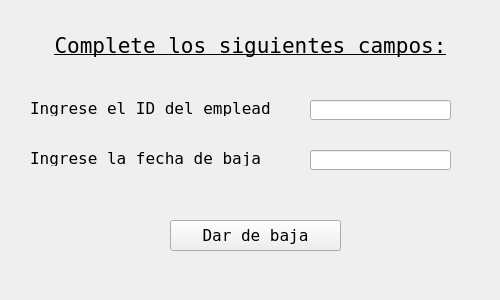
<?xml version="1.0" encoding="UTF-8"?>
<ui version="4.0">
 <class>baja_window</class>
 <widget class="QMainWindow" name="baja_window">
  <property name="geometry">
   <rect>
    <x>0</x>
    <y>0</y>
    <width>500</width>
    <height>300</height>
   </rect>
  </property>
  <property name="minimumSize">
   <size>
    <width>500</width>
    <height>300</height>
   </size>
  </property>
  <property name="maximumSize">
   <size>
    <width>500</width>
    <height>300</height>
   </size>
  </property>
  <property name="font">
   <font>
    <family>Fixedsys</family>
    <pointsize>12</pointsize>
   </font>
  </property>
  <property name="windowTitle">
   <string>BD Empleados v2.0</string>
  </property>
  <widget class="QWidget" name="centralwidget">
   <widget class="QLabel" name="baja_main_title">
    <property name="geometry">
     <rect>
      <x>0</x>
      <y>30</y>
      <width>501</width>
      <height>31</height>
     </rect>
    </property>
    <property name="font">
     <font>
      <family>Fixedsys</family>
      <pointsize>16</pointsize>
      <weight>50</weight>
      <italic>false</italic>
      <bold>false</bold>
      <underline>true</underline>
     </font>
    </property>
    <property name="text">
     <string>Complete los siguientes campos:</string>
    </property>
    <property name="textFormat">
     <enum>Qt::AutoText</enum>
    </property>
    <property name="alignment">
     <set>Qt::AlignCenter</set>
    </property>
   </widget>
   <widget class="QLabel" name="idempleado_label">
    <property name="geometry">
     <rect>
      <x>30</x>
      <y>100</y>
      <width>241</width>
      <height>16</height>
     </rect>
    </property>
    <property name="font">
     <font>
      <family>Fixedsys</family>
     </font>
    </property>
    <property name="text">
     <string>Ingrese el ID del empleado:</string>
    </property>
   </widget>
   <widget class="QLabel" name="fechabaja_label">
    <property name="geometry">
     <rect>
      <x>30</x>
      <y>150</y>
      <width>231</width>
      <height>16</height>
     </rect>
    </property>
    <property name="font">
     <font>
      <family>Fixedsys</family>
     </font>
    </property>
    <property name="text">
     <string>Ingrese la fecha de baja:</string>
    </property>
   </widget>
   <widget class="QPushButton" name="save_button">
    <property name="geometry">
     <rect>
      <x>170</x>
      <y>220</y>
      <width>171</width>
      <height>31</height>
     </rect>
    </property>
    <property name="text">
     <string>Dar de baja</string>
    </property>
    <property name="autoDefault">
     <bool>false</bool>
    </property>
    <property name="default">
     <bool>false</bool>
    </property>
   </widget>
   <widget class="QLineEdit" name="id_entry">
    <property name="geometry">
     <rect>
      <x>310</x>
      <y>100</y>
      <width>141</width>
      <height>20</height>
     </rect>
    </property>
    <property name="maxLength">
     <number>3</number>
    </property>
    <property name="clearButtonEnabled">
     <bool>true</bool>
    </property>
   </widget>
   <widget class="QLineEdit" name="baja_entry">
    <property name="geometry">
     <rect>
      <x>310</x>
      <y>150</y>
      <width>141</width>
      <height>20</height>
     </rect>
    </property>
    <property name="maxLength">
     <number>10</number>
    </property>
    <property name="clearButtonEnabled">
     <bool>true</bool>
    </property>
   </widget>
  </widget>
 </widget>
 <resources/>
 <connections/>
</ui>
